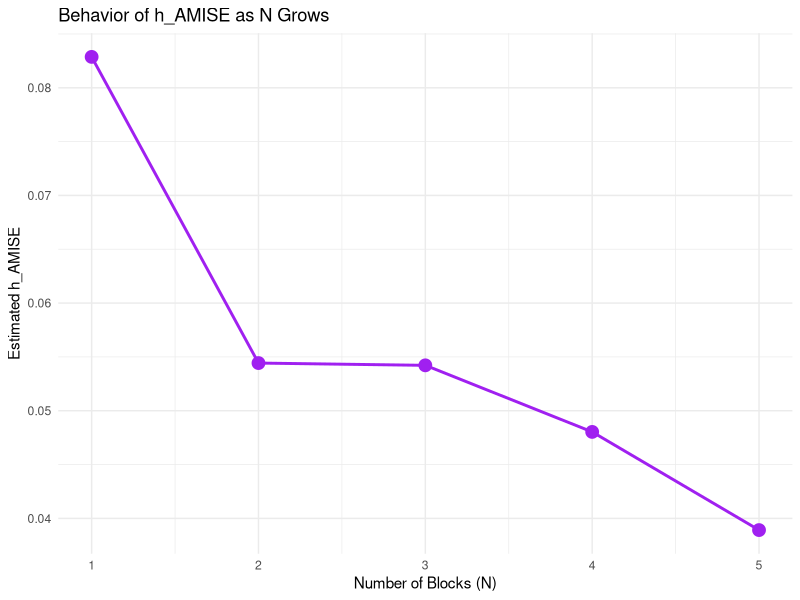

Write the R code that produced this figure. (Note: a time limit stopped this script after it produced the figure.)
## ---- chunk 1
#| echo: false
#| message: false
#| warning: false

library(ggplot2)
library(dplyr)
library(tidyr)
library(gridExtra)

# Set seed
set.seed(953)

# Define the true regression function m(x) 
true_m <- function(x) {
  sin(1 / (x / 3 + 0.1))
}

#Function to generate data
# Generates n samples from Y = m(X) + epsilon, with X ~ Beta(alpha, beta) and epsilon ~ N(0, sigma_sq)
generate_data <- function(n, alpha, beta, sigma_sq = 1) {
  # Generate the covariate X from a Beta distribution
  x <- rbeta(n, shape1 = alpha, shape2 = beta)
  
  # Generate the error epsilon from a Normal distribution
  epsilon <- rnorm(n, mean = 0, sd = sqrt(sigma_sq))
  
  # Calculate the response Y
  y <- true_m(x) + epsilon
  
  # Return the data as a dataframe
  return(data.frame(x = x, y = y))
}


#Function to find the optimal number of blocks 
find_optimal_N <- function(sim_data, min_block_size = 20) {
  n <- nrow(sim_data)
  N_max <- max(min(floor(n / min_block_size), 5), 1) # N_max respects min_block_size
  
  if (N_max < 1) return(1) # Edge case for very small n
  
  rss_values <- numeric(N_max) #create a vector to save rrs_values
  
  for (N in 1:N_max) {
    if (n / N < min_block_size && N > 1) {
      rss_values[N] <- NA
      next
    }
    
    # Create the 'block' column. 
    # If N=1, assign 1 to all rows --> every row has the exact same identifier 
    sim_data_N <- sim_data %>% 
      mutate(block = if (N > 1) cut(x, breaks = N, labels = FALSE, include.lowest = TRUE) else 1)
    
    # Calculate RSS for each block
    #For the current block (.), it attempts to fit a linear model (lm) with a fourth-degree polynomial 
    #If the fit fails (too few data points in the block), the program will store an error object (no stop)
    #The sum of the RRS of the blocks at the end of each iteration is saved in the vector 'rss_values'
    
    rss_by_block <- sim_data_N %>%
      group_by(block) %>%
      do({
        fit <- try(lm(y ~ poly(x, 4, raw = TRUE), data = .), silent = TRUE)
        if (inherits(fit, "try-error")) { data.frame(rss = NA) } else { data.frame(rss = sum(residuals(fit)^2)) }
      })
    rss_values[N] <- sum(rss_by_block$rss, na.rm = TRUE)
  }
  
  if(all(is.na(rss_values))) return(1)
  
  valid_indices <- which(!is.na(rss_values))
  last_valid_N_max <- max(valid_indices)
  
  if ((n - 5 * last_valid_N_max) <= 0) return(1) 
  rss_Nmax <- rss_values[last_valid_N_max]
  
  #Define a vector in which we save the Mallow's Cp for each N
  cp_values <- (rss_values[valid_indices] / (rss_Nmax/ (n - 5 * last_valid_N_max))) - (n - 10 * valid_indices)
  
  # Find the index of the minimum Cp among the valid ones
  best_index_in_valid_set <- which.min(cp_values)
  
  # Return the correct value of N
  N_star <- valid_indices[best_index_in_valid_set]
  
  return(N_star)
}

estimate_parameters <- function(sim_data, N) {
  n <- nrow(sim_data)
  
  #Estimate theta_22
  #Divide the data into N blocks based on the value of x
  sim_data_N <- sim_data %>% 
    mutate(block = if (N > 1) cut(x, breaks = N, labels = FALSE, include.lowest = TRUE) else 1)
  
  #Function to calculate the squared second derivative:
  get_m_double_prime_sq <- function(data_subset) {
    # Fit the 4th-degree polynomial model.
    fit <- try(lm(y ~ poly(x, 4, raw = TRUE), data = data_subset), silent = TRUE)
    
    # Error handling: if the fit fails, return NA
    if (inherits(fit, "try-error") || length(coef(fit)) < 5) {
      return(rep(NA, nrow(data_subset)))
    }
    
    # Extract the five estimated coefficients (beta_0, beta_1, ...)
    coeffs <- coef(fit)
    
    # Apply the formula for the second derivative of a quartic polynomial:
    # m''(x) = 2*beta_2 + 6*beta_3*x + 12*beta_4*x^2
    m_double_prime <- 2 * coeffs[3] + 6 * coeffs[4] * data_subset$x + 12 * coeffs[5] * data_subset$x^2
    
    # Return the square of this value (as required by the theta_22 formula)
    return(m_double_prime^2)
  }
  
  # Apply the helper function to each block of data
  # 'group_map' creates a list where each element is the result for one block
  # 'unlist' combines this list of vectors into a single large vector (inner sum of teh given formula)
  m_double_prime_sq_values <- unlist(
    sim_data_N %>% group_by(block) %>% group_map(~ get_m_double_prime_sq(.x))
  )
  
  # Calculate theta_22 by taking the mean of all the squared second derivative values
  # Theta_22 = (1/n) * sum(m''(xi)^2)
  theta_22_hat <- mean(m_double_prime_sq_values, na.rm = TRUE)
  
  #Estimate sigma_sq
  # We re-calculate the RSS for the chosen number of blocks, N.
  rss_by_block <- sim_data_N %>%
    group_by(block) %>%
    do({
      fit <- try(lm(y ~ poly(x, 4, raw = TRUE), data = .), silent = TRUE)
      if (inherits(fit, "try-error")) { data.frame(rss = NA) } else { data.frame(rss = sum(residuals(fit)^2)) }
    })
  rss_N <- sum(rss_by_block$rss, na.rm = TRUE)
  
  # Calculate sigma^2 using the RSS (as in the formula)
  if ((n - 5 * N) <= 0) {
    sigma_sq_hat <- NA
  } else {
    sigma_sq_hat <- rss_N / (n - 5 * N)
  }
  
  #Return all estimated parameters in a list
  return(list(
    sigma_sq_hat = sigma_sq_hat,
    theta_22_hat = theta_22_hat,
    RSS = rss_N
  ))
}
## ---- chunk 2
#| echo: false
#| message: false
#| warning: false

# Function to calculate h_AMISE for each potential N
analyze_h_vs_N <- function(n, alpha, beta, sigma2) {
  sim_data <- generate_data(n = n, alpha = alpha, beta = beta, sigma_sq = sigma2) %>% arrange(x)
  N_max <- max(min(floor(n / 20), 5), 1)
  h_results <- vector("list", N_max)
  
  for (N in 1:N_max) {
    params <- estimate_parameters(sim_data, N) # Estimate parameters for the current N
    
    if(is.na(params$theta_22_hat) || params$theta_22_hat == 0 || is.na(params$sigma_sq_hat)) {
      h_amise_N <- NA
    } else {
      h_amise_N <- (n^(-1/5)) * ((35 * params$sigma_sq_hat) / abs(params$theta_22_hat))^(1/5)
    }
    h_results[[N]] <- data.frame(N = N, h_amise_at_N = h_amise_N)
  }
  return(bind_rows(h_results))
}

# Run the analysis for a large dataset (n=2000)
h_vs_N_data <- analyze_h_vs_N(n = 2000, alpha = 2, beta = 5, sigma2 = 1)

# Plot the results
plot_h_vs_N <- ggplot(h_vs_N_data, aes(x = N, y = h_amise_at_N)) +
  geom_line(linewidth = 1, color = "purple") +
  geom_point(size = 4, color = "purple") +
  labs(
    title = "Behavior of h_AMISE as N Grows",
    x = "Number of Blocks (N)",
    y = "Estimated h_AMISE"
  ) +
  scale_x_continuous(breaks = 1:max(h_vs_N_data$N, na.rm=TRUE)) +
  theme_minimal()

print(plot_h_vs_N)
## ---- chunk 3
#| echo: false
#| message: false
#| warning: false

# Vector of sample sizes to test
n_values <- seq(200, 3000, by = 200)
# Number of replications for each n to average out randomness
N_REPLICATIONS <- 200

# Fixed parameters for the Beta distribution
ALPHA <- 2
BETA <- 5

results_list <- list()

# OUTER LOOP: iterates over each value of n
for (n_i in n_values) {
  
  # Vector to store the results of each replication for the current n
  n_opt_replicates <- numeric(N_REPLICATIONS)
  
  # INNER LOOP: runs the simulation multiple times for the same n
  for (rep in 1:N_REPLICATIONS) {
    # 1. Generate data
    sim_data <- generate_data(n = n_i, alpha = ALPHA, beta = BETA) %>% arrange(x)
    
    # 2. Find the optimal N for this specific dataset
    N_opt <- find_optimal_N(sim_data)
    
    # 3. Store the result of this replication
    n_opt_replicates[rep] <- N_opt
  }
  
  # Calculate the average of the results for the current n
  average_n_opt <- mean(n_opt_replicates, na.rm = TRUE)
  
  # Add the averaged result for this n_i to the list
  results_list[[length(results_list) + 1]] <- data.frame(
    n = n_i,
    avg_N_opt = average_n_opt
  )
}

#Combine all results into a dataframe
results_averaged <- bind_rows(results_list)

# Plot: Average Optimal N vs. n
plot_N_vs_n <- ggplot(results_averaged, aes(x = n, y = avg_N_opt)) +
  geom_line(color="darkgreen", linewidth = 1.2) +
  geom_point(color="darkgreen", size = 3) +
  labs(title = "Average Optimal N vs. Sample Size (n)",
       subtitle = paste("Based on", N_REPLICATIONS, "replications per point"),
       x = "Sample Size (n)",
       y = "Average Optimal Number of Blocks (N_opt)") +
  theme_minimal()

print(plot_N_vs_n) 
## ---- chunk 4
#| echo: false
#| message: false
#| warning: false
#| fig-height: 7

beta_params <- list(
  "Uniform (a=1, b=1)" = c(1, 1), 
  "Unimodal (a=5, b=5)" = c(5, 5), 
  "U-shaped (a=0.5, b=0.5)" = c(0.5, 0.5), 
  "Asymmetric (a=5, b=2)" = c(5, 2)
)
n_fixed <- 500
results_dist_list <- list()

for (name in names(beta_params)) {
  params_beta <- beta_params[[name]]
  for (rep in 1:N_REPLICATIONS) {
    # <<< Logic from run_simulation_step is now integrated here >>>
    sim_data <- generate_data(n = n_fixed, alpha = params_beta[1], beta = params_beta[2], sigma_sq = 1) %>% arrange(x)
    N_star <- find_optimal_N(sim_data)
    if (is.na(N_star)) {
      h_amise <- NA
    } else {
      params <- estimate_parameters(sim_data, N_star)
      if(is.na(params$theta_22_hat) || params$theta_22_hat == 0 || is.na(params$sigma_sq_hat)) {
        h_amise <- NA
      } else {
        h_amise <- (n_fixed^(-1/5)) * ((35 * params$sigma_sq_hat) / abs(params$theta_22_hat))^(1/5)
      }
    }
    results_dist_list[[length(results_dist_list) + 1]] <- data.frame(distribution = name, h_amise = h_amise)
  }
}

results_dist_df <- bind_rows(results_dist_list) %>% filter(!is.na(h_amise))

results_dist_df$distribution <- factor(results_dist_df$distribution, levels = names(beta_params))
plot_h_vs_dist <- ggplot(results_dist_df, aes(x = distribution, y = h_amise, fill = distribution)) +
  geom_boxplot() +
  labs(title = paste("Impact of n° of observations in different regions on h_AMISE"), 
       x = "Distribution of X", 
       y = "Estimated Optimal Bandwidth") +
  theme_minimal() +
  theme(legend.position = "none", axis.text.x = element_text(angle = 10, hjust = 1))
print(plot_h_vs_dist)
## ---- chunk 5
#| echo: false
#| message: false
#| warning: false
#| fig-height: 9

# Create a sequence of 500 points on the x-axis between 0 and 1
x_values <- seq(0, 1, length.out = 500)

# Create a dataframe with the x and y values
function_data <- data.frame(
  x = x_values,
  y = true_m(x_values)
)

# Draw the function plot
plot_function <- ggplot(function_data, aes(x = x, y = y)) +
  geom_line(color = "navy", linewidth = 1.2) +
  labs(
    title = "Plot of the Function",
    x = "x",
    y = "f(x)"
  ) +
  theme_minimal()

# --- Plot 2: Beta Distribution Densities ---

# Create a dataframe for the densities
density_data <- data.frame(x = x_values) %>%
  mutate(
    `Uniform (a=1, b=1)` = dbeta(x, 1, 1),
    `Unimodal (a=5, b=5)` = dbeta(x, 5, 5),
    `U-shaped (a=0.5, b=0.5)` = dbeta(x, 0.5, 0.5),
    `Asymmetric (a=5, b=2)` = dbeta(x, 5, 2)
  ) %>%
  tidyr::pivot_longer(
    cols = -x,
    names_to = "Distribution",
    values_to = "Density"
  )

# Draw the density plot
plot_densities <- ggplot(density_data, aes(x = x, y = Density, color = Distribution)) +
  geom_line(linewidth = 1.2) +
  labs(
    title = "Densities of the Different Beta Distributions",
    x = "x",
    y = "Density"
  ) +
  scale_y_continuous(limits = c(0, 4)) + 
  theme_minimal() +
  theme(legend.position = "bottom")

# --- Combine the two plots ---
grid.arrange(plot_function, plot_densities, nrow = 2)
